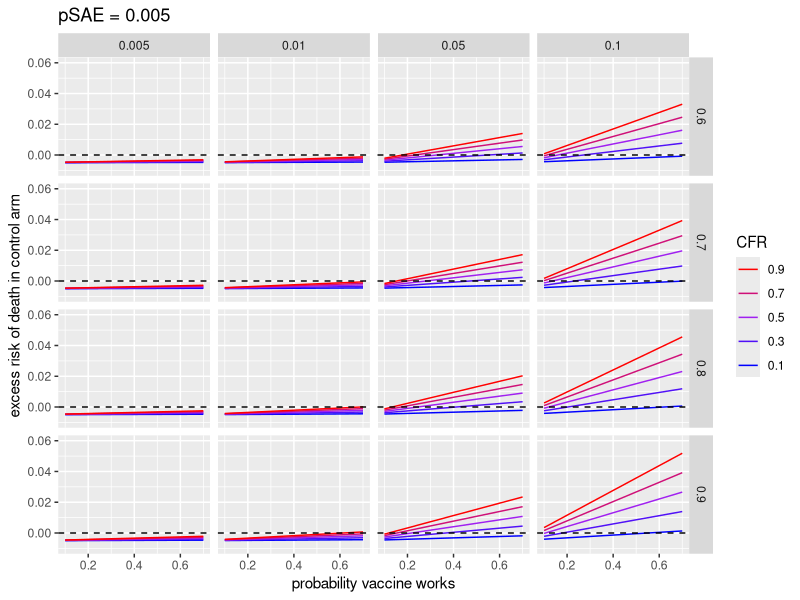
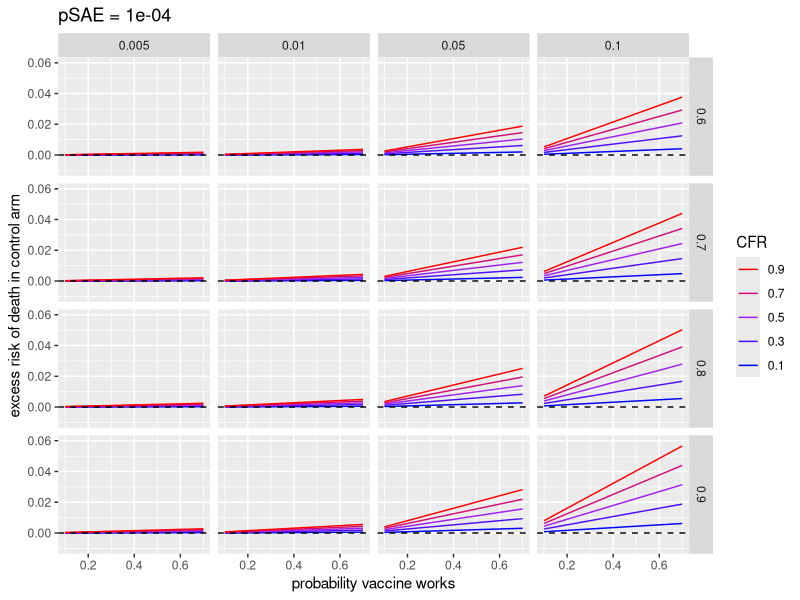
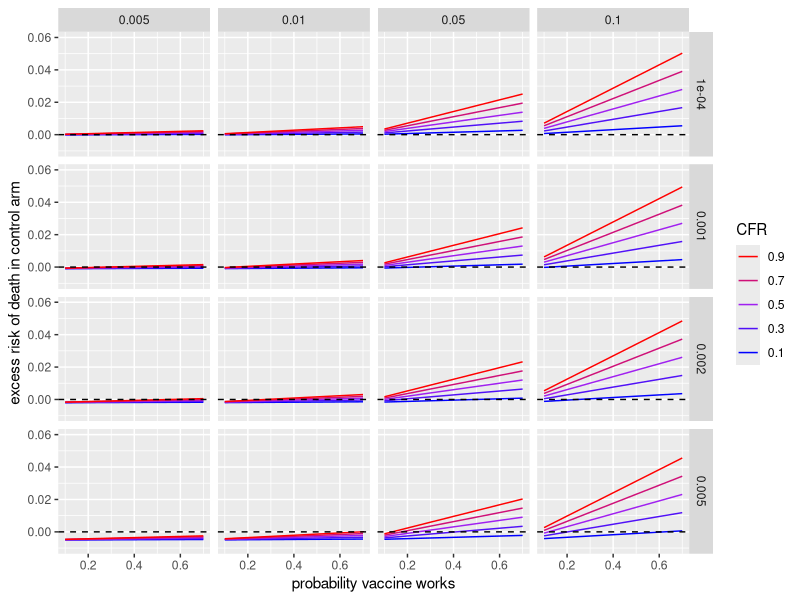
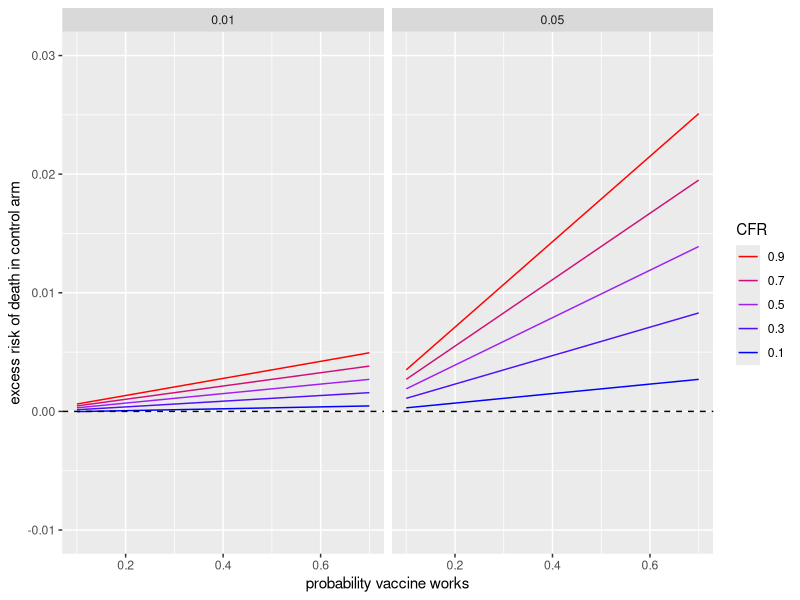
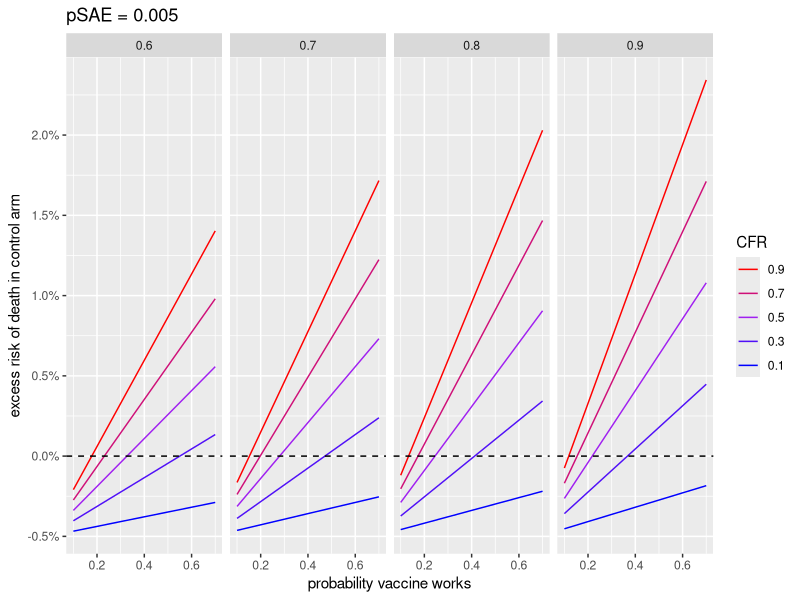

Source code (R) for these figures, in order:

####################################################################################################
## Analytical equipoise functions

require(data.table); require(ggplot2); require(scales)
eqd <- as.data.table(expand.grid(infRisk = c(.005, .01, .05, .1)
                               , probVaccWorks = seq(.1, .7, by = .1)
                               , efficacy = seq(.6, .9, by = .1)
                               , probSAE = 1/c(200,500,1000,10^4,10^5)
                               , cfr = c(.1,.3,.5,.7,.9)))#seq(0, 1, by = .1)))

eqd[, vaccCFR := probSAE + (1-probSAE) * (probVaccWorks * (infRisk * (1-efficacy) * cfr) + (1-probVaccWorks) * infRisk * cfr)]
eqd[, contCFR := infRisk * cfr]
eqd[, excessCFR := contCFR - vaccCFR]
eqd <- eqd[rev(order(cfr))]

eqd[infRisk==.05 & probVaccWorks==.5 & efficacy==.8 & cfr== .7]

cols <- colorRampPalette(c('blue','purple','red'))(length(unique(eqd$cfr)))

pdf('~/Desktop/eq.pdf', w =6.5, h = 4)
for(ps in c(1/200, 10^-4)) { 
    tmp <- eqd[probSAE==ps]
    p <- ggplot(tmp) + facet_grid(efficacy~infRisk) + scale_color_manual(values=cols) + # palette='RdBu') + 
        geom_line(aes(probVaccWorks, excessCFR, col = factor(cfr), group=cfr))  + 
            geom_hline(yintercept=0, linetype = 2, col = 'black') + guides(col = guide_legend(rev=T, title='CFR') ) +
                ylab('excess risk of death in control arm') + xlab('probability vaccine works')  + 
                    ggtitle(paste0('pSAE = ',ps)) + ylim(-.01, .06)
    print(p)
}
graphics.off()



pdf('~/Desktop/eq2.pdf', w =6.5, h = 4)
tmp <- eqd[efficacy==.8 & probSAE>10^-5]
p <- ggplot(tmp) + facet_grid(probSAE~infRisk) + scale_color_manual(values=cols) + # palette='RdBu') + 
    geom_line(aes(probVaccWorks, excessCFR, col = factor(cfr), group=cfr))  + 
        geom_hline(yintercept=0, linetype = 2, col = 'black') + guides(col = guide_legend(rev=T, title='CFR') ) +
            ylab('excess risk of death in control arm') + xlab('probability vaccine works')  + 
                ylim(-.01, .06) + scale_x_continuous(breaks=seq(0,1,b=.2))
print(p)
graphics.off()

pdf('~/Desktop/eq3.pdf', w =6.5, h = 4)
tmp <- eqd[efficacy==.8 & probSAE==10^-4 & infRisk %in% c(.01,.05)]
p <- ggplot(tmp) + facet_grid(~infRisk) + scale_color_manual(values=cols) + # palette='RdBu') + 
    geom_line(aes(probVaccWorks, excessCFR, col = factor(cfr), group=cfr))  + 
        geom_hline(yintercept=0, linetype = 2, col = 'black') + guides(col = guide_legend(rev=T, title='CFR') ) +
            ylab('excess risk of death in control arm') + xlab('probability vaccine works')  + 
                ylim(-.01, .03) + scale_x_continuous(breaks=seq(0,1,b=.2))
print(p)
graphics.off()

ps <- 1/200
tmp <- eqd[probSAE==ps & infRisk==.05]
p <- ggplot(tmp) + facet_grid(~efficacy) + scale_color_manual(values=cols) + # palette='RdBu') + 
    geom_line(aes(probVaccWorks, excessCFR, col = factor(cfr), group=cfr))  + 
        geom_hline(yintercept=0, linetype = 2, col = 'black') + guides(col = guide_legend(rev=T, title='CFR')) +
            ylab('excess risk of death in control arm') + xlab('probability vaccine works')  + 
                ggtitle(paste0('pSAE = ',ps)) + scale_y_continuous(labels=percent)#, limits=c(-.01,.06))
print(p)
